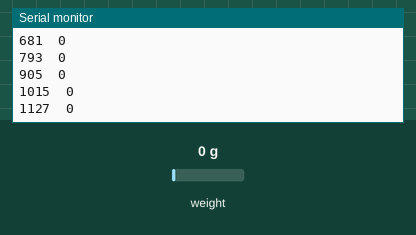
The sketch below on a simulated Arduino Uno, built with avr-gcc and run on an emulated ATmega328P. Parts: the last lines printed to the serial monitor. The test bench sets the inputs (shaded band); at power-on: weight on the scale 0 g. Storage starts empty.

Above: at 1.2 s.
1.3 s: weight on the scale set to 100 g
At 1.35 s:
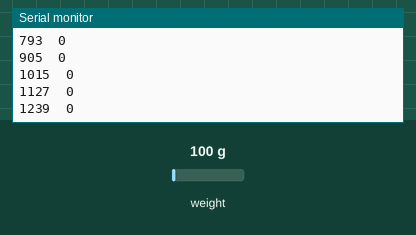
2.8 s: weight on the scale set to 1250 g
At 2.8 s:
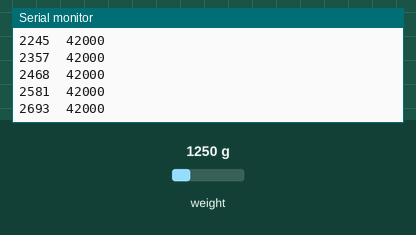
Timing chart, 0 to 5.8 s (numbered marks = the images above; inputs shaded):
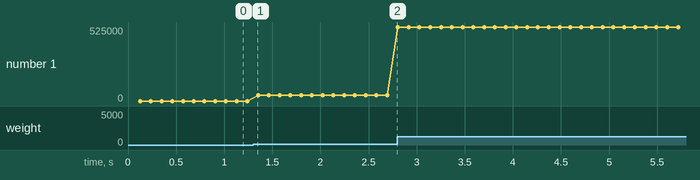

The sketch:

Load_Cell_DataLogger.ino
```cpp
#include "HX711.h"
#include <SPI.h>
#include <SD.h>
/*
 * This is a datalogger for the PSAS LV3.1 Recovery system team. It is designed
 * to read the input from a load cell connected to an HX711 breakout board and
 * write to a .txt file saved to an SD card through the adafruit SD shield.
 *
 * Output should be in the form of a .txt file with two columns:
 *    column 1: time in milliseconds of the reading
 *    column 2: load cell reading at time indicated
 */


File myFile;

// HX711 circuit wiring
const int LOADCELL_DOUT_PIN = 2;
const int LOADCELL_SCK_PIN = 3;

HX711 scale;

void setup() {
  Serial.begin(57600);
  while (!Serial) {
    ; // wait for serial port to connect. Needed for native USB port only
  }
  scale.begin(LOADCELL_DOUT_PIN, LOADCELL_SCK_PIN);
  scale.set_scale();
  Serial.print("Initializing SD card...");

  if (!SD.begin(10)) {
    Serial.println("initialization failed!");
    while (1);
  }
  Serial.println("initialization done.");

}

void loop() {
//Use this line to name your text document. Make sure to keep the .txt
//file extention and keep it all in double quotes.
myFile = SD.open("Shamalam.txt", FILE_WRITE);

// if the file opened okay, Log Data:
  if (myFile) {
//But only if the load cell is working right.
    if (scale.is_ready()) {
      long reading = scale.read();
      long treading = millis();
//Print to the Serial Monitor (For insurance purposes)
      Serial.print(treading);
      Serial.print('\t');
      Serial.println(reading);
//Print to file (because that's what we want)
      myFile.print(treading);
      myFile.print('\t');
      myFile.println(reading);
      myFile.close();
    } else {
//Otherwise, start spittin' errors
      Serial.println("HX711 not found.");
    }
  } else {
    Serial.println("error opening test.txt");
  }

//If you want to read at slower rates, you can put a delay in with this line
//  delay(1000);

}
```

Measured:
- plotted number 1: 0 → 42000 after the input at 1.3 s
